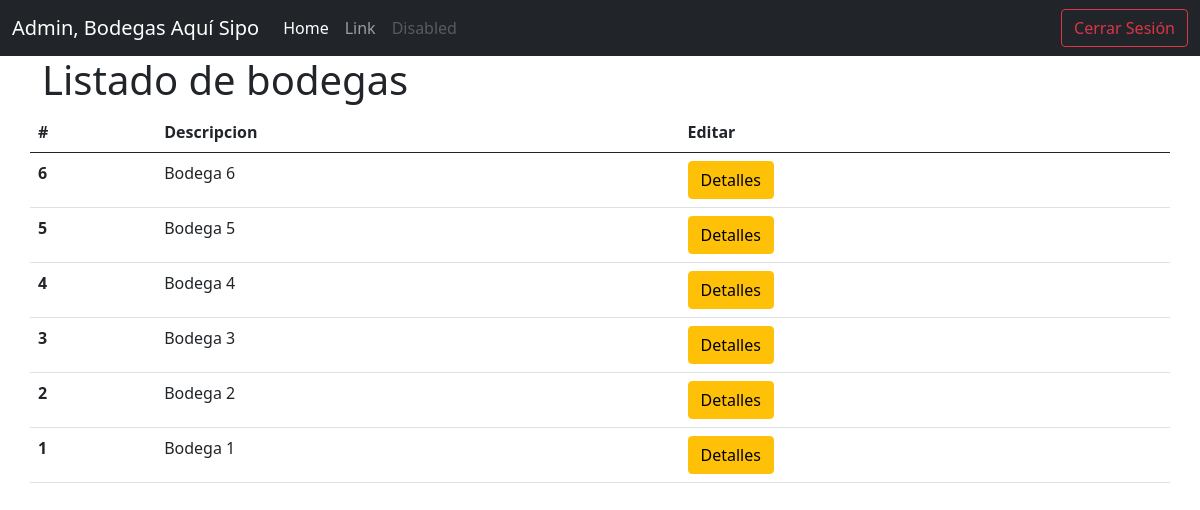
The app's page /home/bodegas (signed in) with its own data.
### bodega_app/models.py (models this page shows, shortened)
class Bodega(models.Model):
    numero=models.IntegerField()
    descripcion=models.TextField()
    create_at=models.DateTimeField(auto_now_add=True)

### bodega_app/views.py (the view)
# urls.py: path('home/bodegas', BodegasListView.as_view(), name="bodegas"),
class BodegasListView(ListView):
    template_name = "bodeapp/home/bodegas.html"
    queryset = Bodega.objects.all().order_by('-numero')
    def get_context_data(self, **kwargs):
        context = super().get_context_data(**kwargs)
        context["message"] = 'Listado de bodegas'
        context["Bodegas"] = context["object_list"]
        return context

### bodega_app/templates/bodeapp/home/bodegas.html (shortened to what this page needs)
{% extends 'bodeapp/home/home.html' %} {% block contentHome %}
<h1 class="container">{{message}}</h1>
<table class="table container responsive-table">
  <thead>
    <tr>
      <th scope="col">#</th>
      <th scope="col">Descripcion</th>
      <th scope="col">Editar</th>
    </tr>
  </thead>
  <tbody>
    {% for bodega in Bodegas %}
    <tr>
      <th scope="row">{{bodega.numero}}</th>
      <td>{{bodega.descripcion}}</td>
      <td>
        <a href="{% url 'detalle-bodega' bodega.id  %}" class="btn btn-warning"
          > Detalles
        </a>
      </td>
    </tr>
    {% endfor %}
  </tbody>
</table>
{% endblock contentHome%}

### bodega_app/templates/bodeapp/home/home.html (shortened to what this page needs)
{% extends 'base.html' %} {% block content %} {% if user.is_authenticated %}
<nav class="navbar navbar-expand-lg navbar-dark bg-dark">
  <div class="container-fluid">
    <a class="navbar-brand" href="#">Admin, Bodegas Aquí Sipo</a>
    <div class="collapse navbar-collapse" id="navbarTogglerDemo03">
      <ul class="navbar-nav me-auto mb-2 mb-lg-0">
        <li class="nav-item">
          <a class="nav-link active" aria-current="page" href="#">Home</a>
        </li>
        <li class="nav-item">
          <a class="nav-link" href="#">Link</a>
        </li>
        <li class="nav-item">
          <a
            class="nav-link disabled"
            href="#"
            tabindex="-1"
            aria-disabled="true"
            >Disabled</a
          >
        </li>
      </ul>
      <a class="btn btn-outline-danger" href="{% url 'logout' %}">
        Cerrar Sesión
      </a>
    </div>
  </div>
</nav>
{% block contentHome %} {% endblock contentHome %} {% endif %} {% endblock content %}

### bodega_app/templates/base.html (shortened to what this page needs)
{% load static %}
<!DOCTYPE html>
<html lang="en">
  <head>
    <link
      href="https://cdn.jsdelivr.net/npm/bootstrap@5.0.0/dist/css/bootstrap.min.css"
      rel="stylesheet"
    />
    <link rel="stylesheet" href="{%static "css/global.css" %}"/>
  </head>
  <body>
    {% block content %} {% endblock content %}
  </body>
</html>

### records on screen
Bodega: numero "6", descripcion "Bodega 6"
Bodega: numero "5", descripcion "Bodega 5"
Bodega: numero "4", descripcion "Bodega 4"
Bodega: numero "3", descripcion "Bodega 3"
Bodega: numero "2", descripcion "Bodega 2"
Bodega: numero "1", descripcion "Bodega 1"

### other values on screen
{{ message }} "Listado de bodegas"
